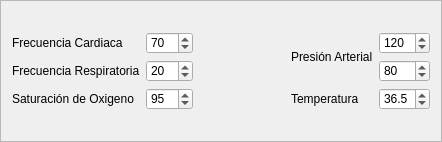
               <widget class="QFrame" name="vitalSignsFrame">
                <property name="styleSheet">
                 <string notr="true">QFrame {
	border-width: 2px;
}

QLabel {
	border-color: none;
}</string>
                </property>
                <property name="frameShape">
                 <enum>QFrame::StyledPanel</enum>
                </property>
                <property name="frameShadow">
                 <enum>QFrame::Raised</enum>
                </property>
                <layout class="QVBoxLayout" name="verticalLayout_61">
                 <item>
                  <layout class="QGridLayout" name="gridLayout_49">
                   <item row="1" column="1">
                    <widget class="QSpinBox" name="heartRateSpinBox">
                     <property name="minimum">
                      <number>40</number>
                     </property>
                     <property name="maximum">
                      <number>300</number>
                     </property>
                     <property name="value">
                      <number>70</number>
                     </property>
                    </widget>
                   </item>
                   <item row="4" column="0" colspan="6">
                    <spacer name="horizontalSpacer_104">
                     <property name="orientation">
                      <enum>Qt::Horizontal</enum>
                     </property>
                     <property name="sizeHint" stdset="0">
                      <size>
                       <width>40</width>
                       <height>20</height>
                      </size>
                     </property>
                    </spacer>
                   </item>
                   <item row="2" column="1">
                    <widget class="QSpinBox" name="respiratoryFrequencySpinBox">
                     <property name="maximum">
                      <number>200</number>
                     </property>
                     <property name="value">
                      <number>20</number>
                     </property>
                    </widget>
                   </item>
                   <item row="0" column="5">
                    <spacer name="horizontalSpacer_105">
                     <property name="orientation">
                      <enum>Qt::Horizontal</enum>
                     </property>
                     <property name="sizeHint" stdset="0">
                      <size>
                       <width>40</width>
                       <height>20</height>
                      </size>
                     </property>
                    </spacer>
                   </item>
                   <item row="0" column="2">
                    <spacer name="horizontalSpacer_106">
                     <property name="orientation">
                      <enum>Qt::Horizontal</enum>
                     </property>
                     <property name="sizeHint" stdset="0">
                      <size>
                       <width>40</width>
                       <height>20</height>
                      </size>
                     </property>
                    </spacer>
                   </item>
                   <item row="2" column="5">
                    <widget class="QSpinBox" name="diastolic_blood_pressure_spin_box">
                     <property name="maximum">
                      <number>240</number>
                     </property>
                     <property name="value">
                      <number>80</number>
                     </property>
                    </widget>
                   </item>
                   <item row="1" column="0">
                    <widget class="QLabel" name="cardiacFrequencyLabel">
                     <property name="text">
                      <string>Frecuencia Cardiaca</string>
                     </property>
                    </widget>
                   </item>
                   <item row="1" column="5">
                    <widget class="QSpinBox" name="systolic_blood_pressure_spin_box">
                     <property name="maximum">
                      <number>360</number>
                     </property>
                     <property name="value">
                      <number>120</number>
                     </property>
                    </widget>
                   </item>
                   <item row="3" column="0">
                    <widget class="QLabel" name="oxigenSaturationLabel">
                     <property name="text">
                      <string>Saturación de Oxigeno</string>
                     </property>
                    </widget>
                   </item>
                   <item row="0" column="4">
                    <spacer name="horizontalSpacer_107">
                     <property name="orientation">
                      <enum>Qt::Horizontal</enum>
                     </property>
                     <property name="sizeHint" stdset="0">
                      <size>
                       <width>40</width>
                       <height>20</height>
                      </size>
                     </property>
                    </spacer>
                   </item>
                   <item row="3" column="4">
                    <widget class="QLabel" name="temperatureLabel">
                     <property name="text">
                      <string>Temperatura</string>
                     </property>
                    </widget>
                   </item>
                   <item row="0" column="0">
                    <spacer name="horizontalSpacer_108">
                     <property name="orientation">
                      <enum>Qt::Horizontal</enum>
                     </property>
                     <property name="sizeHint" stdset="0">
                      <size>
                       <width>40</width>
                       <height>20</height>
                      </size>
                     </property>
                    </spacer>
                   </item>
                   <item row="2" column="0">
                    <widget class="QLabel" name="respiratoryFrequencyLabel">
                     <property name="text">
                      <string>Frecuencia Respiratoria</string>
                     </property>
                    </widget>
                   </item>
                   <item row="0" column="3">
                    <spacer name="horizontalSpacer_109">
                     <property name="orientation">
                      <enum>Qt::Horizontal</enum>
                     </property>
                     <property name="sizeHint" stdset="0">
                      <size>
                       <width>40</width>
                       <height>20</height>
                      </size>
                     </property>
                    </spacer>
                   </item>
                   <item row="1" column="4" rowspan="2">
                    <widget class="QLabel" name="arterialTensionLabel">
                     <property name="text">
                      <string>Presión Arterial</string>
                     </property>
                    </widget>
                   </item>
                   <item row="0" column="1">
                    <spacer name="horizontalSpacer_110">
                     <property name="orientation">
                      <enum>Qt::Horizontal</enum>
                     </property>
                     <property name="sizeHint" stdset="0">
                      <size>
                       <width>40</width>
                       <height>20</height>
                      </size>
                     </property>
                    </spacer>
                   </item>
                   <item row="3" column="1">
                    <widget class="QSpinBox" name="oxigenSaturationSpinBox">
                     <property name="minimum">
                      <number>20</number>
                     </property>
                     <property name="maximum">
                      <number>100</number>
                     </property>
                     <property name="value">
                      <number>95</number>
                     </property>
                    </widget>
                   </item>
                   <item row="3" column="5">
                    <widget class="QDoubleSpinBox" name="temperatureDoubleSpinBox">
                     <property name="decimals">
                      <number>1</number>
                     </property>
                     <property name="minimum">
                      <double>20.000000000000000</double>
                     </property>
                     <property name="maximum">
                      <double>43.000000000000000</double>
                     </property>
                     <property name="singleStep">
                      <double>0.100000000000000</double>
                     </property>
                     <property name="value">
                      <double>36.500000000000000</double>
                     </property>
                    </widget>
                   </item>
                  </layout>
                 </item>
                </layout>
               </widget>
